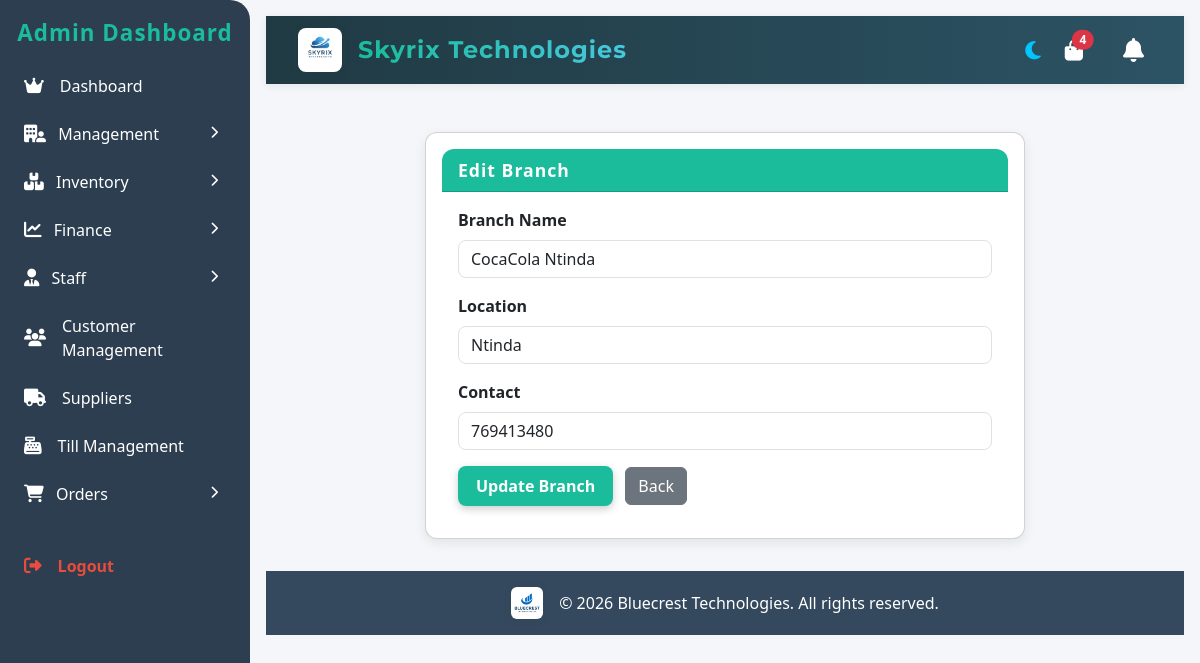
Page /pages/branch_edit.php?id=5 (signed in) on the committed database.
### tables this page shows
CREATE TABLE `branch` (
  `id` int(11) NOT NULL,
  `name` varchar(255) NOT NULL,
  `location` varchar(255) NOT NULL,
  `contact` int(11) NOT NULL,
  `branch-key` varchar(255) NOT NULL,
  `business_id` int(11) NOT NULL
);

### pages/branch_edit.php (the view, shortened to what this page needs)
<?php
include '../includes/db.php';
include '../includes/header.php';
$branch_id = isset($_GET['id']) ? intval($_GET['id']) : 0;
$branch = null;
if ($branch_id > 0) {
    $stmt = $conn->prepare("SELECT * FROM branch WHERE id = ?");
    $stmt->bind_param("i", $branch_id);
    $stmt->execute();
    $branch = $stmt->get_result()->fetch_assoc();
}
?>
<div class="container mt-5">
    <div class="card" style="max-width: 600px; margin: 0 auto;">
        <div class="card-header">Edit Branch</div>
        <div class="card-body">
            <?php if ($branch): ?>
            <form method="POST">
                <div class="mb-3">
                    <label for="name" class="form-label fw-semibold">Branch Name</label>
                    <input type="text" class="form-control" id="name" name="name" required value="<?= htmlspecialchars($branch['name']) ?>">
                </div>
                <div class="mb-3">
                    <label for="location" class="form-label fw-semibold">Location</label>
                    <input type="text" class="form-control" id="location" name="location" required value="<?= htmlspecialchars($branch['location']) ?>">
                </div>
                <div class="mb-3">
                    <label for="contact" class="form-label fw-semibold">Contact</label>
                    <input type="text" class="form-control" id="contact" name="contact" required value="<?= htmlspecialchars($branch['contact']) ?>">
                </div>
                <button type="submit" class="btn btn-primary">Update Branch</button>
                <a href="list_branches.php" class="btn btn-secondary ms-2">Back</a>
            </form>
            <?php else: ?>
                <div class="alert alert-warning">Branch not found.</div>
            <?php endif; ?>
        </div>
    </div>
</div>
<?php include '../includes/footer.php'; ?>

### pages/assets/css/style.css (style rules this page uses)
:root { --bg-color: #f4f6f9; --text-color: #2c3e50; --card-bg: #fff; --card-shadow: rgba(0,0,0,0.08); --primary-color: #1abc9c; --success-color: #2ecc71; --warning-color: #f1c40f; --danger-color: #e74c3c; --info-color: #3498db; --secondary-color: #95a5a6; }
* { box-sizing: border-box; margin: 0; padding: 0; }
body { background-color: var(--bg-color); color: var(--text-color); font-family: 'Segoe UI', Tahoma, Geneva, Verdana, sans-serif; margin: 0; padding: 0; }
a { text-decoration: none; color: inherit; }
.card { background: var(--card-bg); padding: 1rem; border-radius: 12px; box-shadow: 0 4px 12px var(--card-shadow); transition: transform 0.2s ease; }

### pages/branch_edit.php (style rules this page uses)
.card { border-radius: 12px; box-shadow: 0px 4px 12px rgba(0,0,0,0.08); transition: transform 0.2s ease-in-out; }
.card-header { font-weight: 600; background: var(--primary-color); color: #fff !important; border-radius: 12px 12px 0 0 !important; font-size: 1.1rem; letter-spacing: 1px; }
.form-control, .form-select { border-radius: 8px; }
.btn-primary { background: var(--primary-color) !important; border: none; border-radius: 8px; padding: 8px 18px; font-weight: 600; box-shadow: 0px 3px 8px rgba(0,0,0,0.2); color: #fff !important; transition: background 0.2s; }

### rows in the picture
branch: name "CocaCola Ntinda", location "Ntinda", contact "769413480"

### other values in the picture
$pending_orders_count "4"
